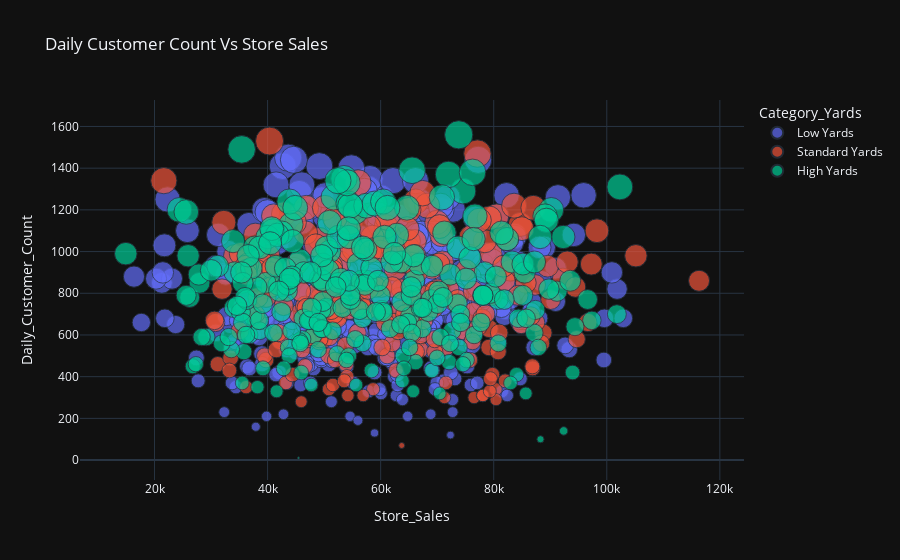

Here is the notebook cell this chart was saved with:
### Code cell
plt.figure(figsize=(10,10))
px.scatter(df,df.Store_Sales,df.Daily_Customer_Count,color='Category_Yards',size='Daily_Customer_Count',template='plotly_dark',title='Daily Customer Count Vs Store Sales')

### Figure 1 — Plotly figure (JSON) as saved in the notebook; plotly's stock layout.template omitted (floating-point values rounded to 4 significant figures; data arrays with more than 128 entries replaced by an {"elided": "..."} marker saying what was removed)
{"data": [{"hovertemplate": "Category_Yards=Low Yards<br>Store_Sales=%{x}<br>Daily_Customer_Count=%{marker.size}<extra></extra>", "legendgroup": "Low Yards", "marker": {"color": "#636efa", "size": {"elided": "426 int values"}, "sizemode": "area", "sizeref": 3.9, "symbol": "circle"}, "mode": "markers", "name": "Low Yards", "orientation": "v", "showlegend": true, "type": "scatter", "x": {"elided": "426 int values"}, "xaxis": "x", "y": {"elided": "426 int values"}, "yaxis": "y"}, {"hovertemplate": "Category_Yards=Standard Yards<br>Store_Sales=%{x}<br>Daily_Customer_Count=%{marker.size}<extra></extra>", "legendgroup": "Standard Yards", "marker": {"color": "#EF553B", "size": {"elided": "229 int values"}, "sizemode": "area", "sizeref": 3.9, "symbol": "circle"}, "mode": "markers", "name": "Standard Yards", "orientation": "v", "showlegend": true, "type": "scatter", "x": {"elided": "229 int values"}, "xaxis": "x", "y": {"elided": "229 int values"}, "yaxis": "y"}, {"hovertemplate": "Category_Yards=High Yards<br>Store_Sales=%{x}<br>Daily_Customer_Count=%{marker.size}<extra></extra>", "legendgroup": "High Yards", "marker": {"color": "#00cc96", "size": {"elided": "241 int values"}, "sizemode": "area", "sizeref": 3.9, "symbol": "circle"}, "mode": "markers", "name": "High Yards", "orientation": "v", "showlegend": true, "type": "scatter", "x": {"elided": "241 int values"}, "xaxis": "x", "y": {"elided": "241 int values"}, "yaxis": "y"}], "layout": {"legend": {"itemsizing": "constant", "title": {"text": "Category_Yards"}, "tracegroupgap": 0}, "title": {"text": "Daily Customer Count Vs Store Sales"}, "xaxis": {"anchor": "y", "domain": [0, 1], "title": {"text": "Store_Sales"}}, "yaxis": {"anchor": "x", "domain": [0, 1], "title": {"text": "Daily_Customer_Count"}}}}
